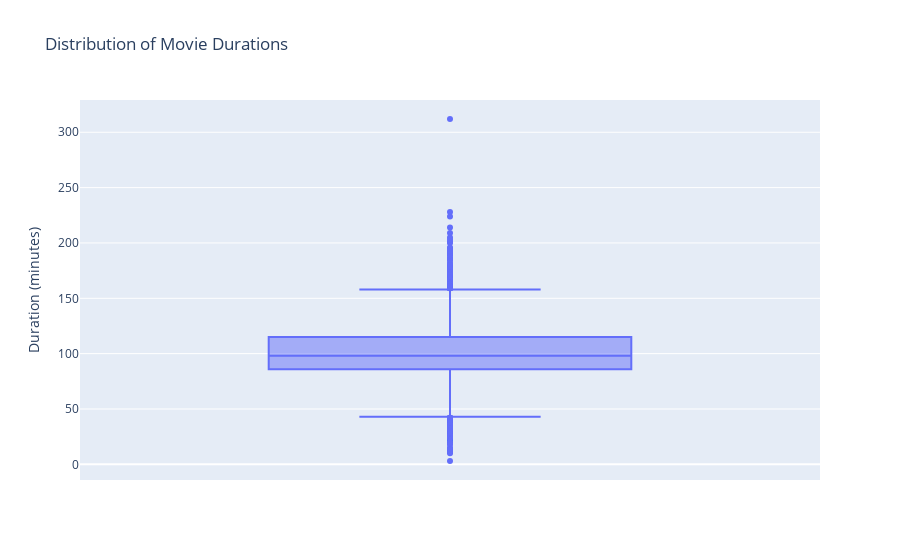

Here is the notebook cell this chart was saved with:
### Code cell
# create DataFrame for movies
movies_df = data[data['type'] == 'Movie']

# create box plot using Plotly Express
fig_movies = px.box(movies_df, y='duration_value', title='Distribution of Movie Durations',
                    labels={'duration_value': 'Duration (minutes)'})

fig_movies.show()

### Figure 1 — Plotly figure (JSON) as saved in the notebook; plotly's stock layout.template omitted (floating-point values rounded to 4 significant figures; data arrays with more than 128 entries replaced by an {"elided": "..."} marker saying what was removed)
{"data": [{"alignmentgroup": "True", "hovertemplate": "Duration (minutes)=%{y}<extra></extra>", "legendgroup": "", "marker": {"color": "#636efa"}, "name": "", "notched": false, "offsetgroup": "", "orientation": "v", "showlegend": false, "type": "box", "x0": " ", "xaxis": "x", "y": {"elided": "4257 int values"}, "y0": " ", "yaxis": "y"}], "layout": {"boxmode": "group", "legend": {"tracegroupgap": 0}, "title": {"text": "Distribution of Movie Durations"}, "xaxis": {"anchor": "y", "domain": [0, 1]}, "yaxis": {"anchor": "x", "domain": [0, 1], "title": {"text": "Duration (minutes)"}}}}
